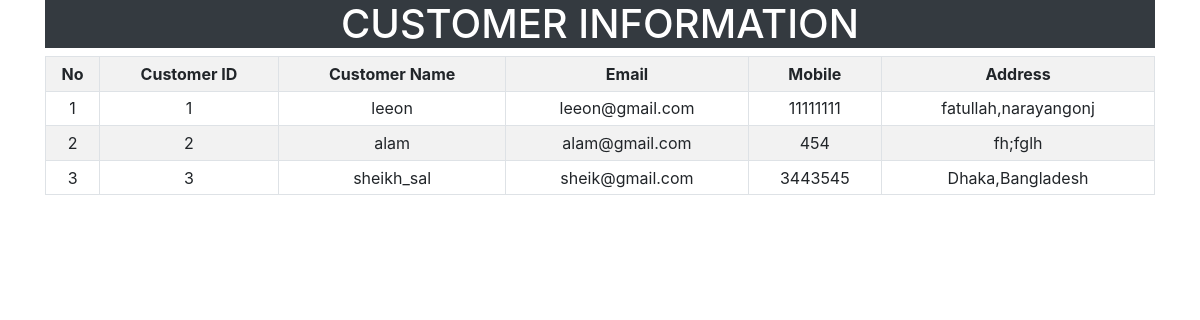
/admin/customer.php, run on an earlier commit of the app's database.
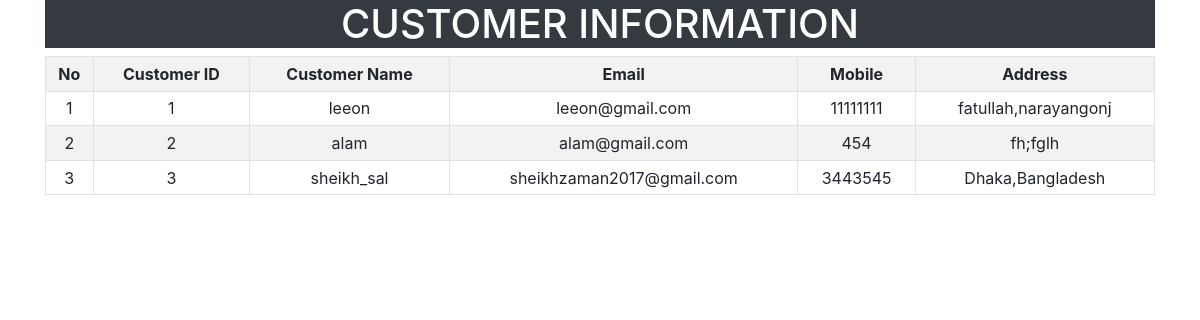
And on a later commit of the database.
### tables this page shows
CREATE TABLE `customer` (
  `customer_id` int(10) NOT NULL,
  `username` varchar(255) NOT NULL,
  `email` varchar(255) NOT NULL,
  `mobile` int(11) NOT NULL,
  `address` text NOT NULL,
  `password` varchar(255) NOT NULL,
  `trn_date` datetime NOT NULL
);

### admin/customer.php (the view, shortened to what this page needs)
<!DOCTYPE html>
<html>
	<head>
		<?php include "links.php" ?>
	</head>
	<body>
		<div class="container">
			<h1 class="text-white bg-dark text-uppercase text-center">Customer Information</h1>
			<table class="table table-striped table-bordered text-center table-hover table-sm">
				<tr>
					<th>No</th>
					<th>Customer ID</th>
					<th>Customer Name</th>
					<th>Email</th>
					<th>Mobile</th>
					<th>Address </th>
				</tr>
				<?php include 'connection.php';
				$sql = "SELECT `customer_id`, `username`, `email`, `mobile`, `address` FROM `customer`";
				$result = $con->query($sql);
				if ($result->num_rows > 0) {
				$number=1;
				while($row=$result->fetch_assoc()){
				echo "<tr>
						<td>".$number."</td>
						<td>".$row['customer_id']."</td>
						<td>".$row['username']."</td>
						<td>".$row['email']."</td>
						<td>".$row['mobile']."</td>
						<td>".$row['address']."</td>
				</tr>";
					$number++;
				}
				}
				else {
				echo "0 results";
				}
				?>
			</table>
		</div>
	</body>
</html>

What changed in the data, as far as the page shows it:
changed customer "sheikh_sal": email "sheik@gmail.com" → "sheikhzaman2017@gmail.com"
